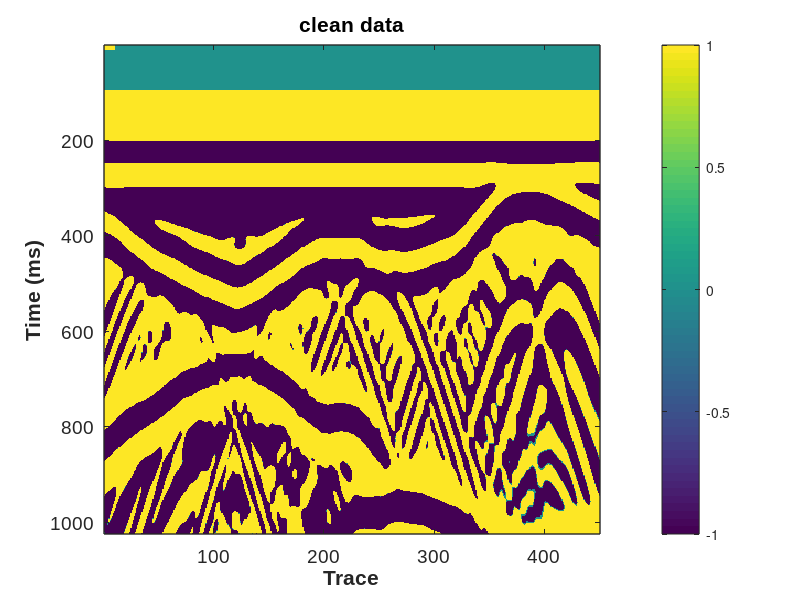
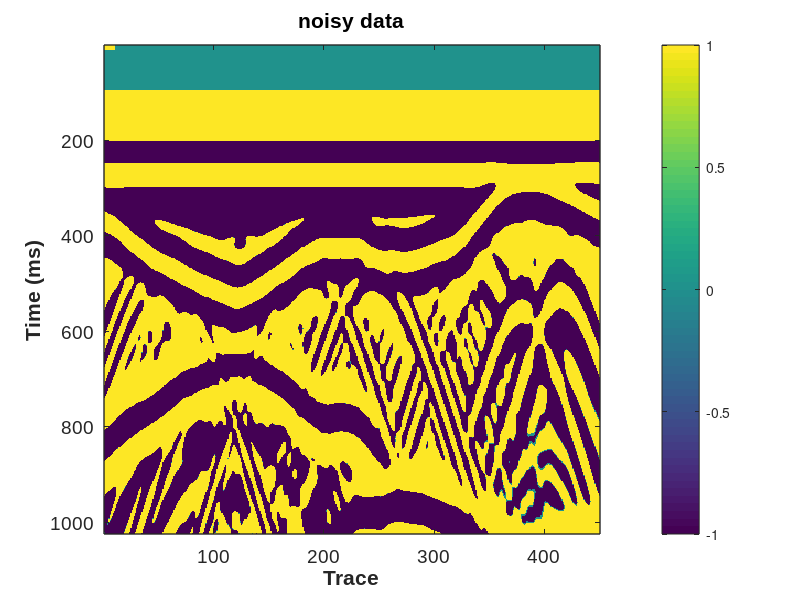

Source code (MATLAB) for these figures, in order: (Note: this script raises an error after producing the figures.)
%% Demo for structure-oriented filtering algorithm of 2D data
%
%  The input free parameters of the slope estimation and structural
%  filtering are listed as follows: 
%-------------------------------------------------------------------------
%  1. slope estimation (str_dip2d.m)
%  din: input data for slope estimation
%  niter: number of non-linear iterations (default value 5-10)
%  liter: number of linear iterations (default value 10-20)
%  order: accuracy order of PWD filter (default value 1 or 2)
%  eps_dv: regualrization parameter in the non-linear iteration (default value 0.01)
%  eps_cg: regualrization parameter in the linear iteration (CG) (default value 1)
%  eps_cg: tolerance in the linear iteration (CG) (default value 0.000001)
%  rect:  size of the triangle smoothing operator (default value 5-10)
%  verb: verbosity flag that controls if printing the iteration number of CG (default value 1)
%-------------------------------------------------------------------------
%  2. structural filtering (str_pwsmooth_lop2d.m)
%  dn: noisy data
%  dip: slope field
%  ns: spray radius (smoothing length) (default value 1-4)
%  order: accuracy order of PWD filter (default value 1 or 2)
%  eps: regularization parameter (default value 0.01);
%
% Copyright (c) 2021 by the Society of Exploration Geophysicists.
% You must read and accept usage terms at:
%    https://software.seg.org/disclaimer.txt before use.

%% Generate synthetic data
clear;clc;close all;

% w=str_ricker(30,0.001,0.1);
% t=zeros(300,1000);
% sigma=300;A=100;B=200;
% for i=1:size(t,2)
% k=floor(-A*exp(-(i-size(t,2)/2).^2/sigma.^2)+B);
% if k>0&&k<=size(t,1)
%     t(k,i)=1;
% end
% end
% for i=1:size(t,2)
% data(:,i)=conv(t(:,i),w);
% end
% data=data(:,1:10:end);
% data=data./max(max(data));

% read legacy_originalTrace.dat into data and transpose
% data = load('legacy_originalTrace_SLMO.dat');
% data = load('legacy_originalTrace_DAT0003.dat');
% data = load('legacy_originalTrace_ladder.dat');
% data = load('legacy_originalTrace_SLMO_ROUGH.dat');
data = load('legacy_originalTrace_SLOL.dat');
data = data';

scnoi=(rand(size(data))*2-1)*0.2;
% dn=data+scnoi;
dn = data;


% plot figures
lim1=-1;lim2=1;
x1=100;y1=100;dx=400;dy=500;

figure;imagesc(data);ax = gca;

set(ax, 'CLim', [lim1 lim2]);
set(gcf,'position',[x1,y1,dx,dy]);
colorbar;xlabel('Trace','FontName','Arial','FontWeight','Bold','FontSize',14);
ylabel('Time (ms)','FontName','Arial','FontWeight','Bold','FontSize',14);
set(gca,'FontName','Arial','FontSize',14,'LineWidth',1);
title('clean data');

figure;imagesc(dn);ax = gca;

set(ax, 'CLim', [lim1 lim2]);
set(gcf,'position',[x1,y1,dx,dy]);
colorbar;xlabel('Trace','FontName','Arial','FontWeight','Bold','FontSize',14);
ylabel('Time (ms)','FontName','Arial','FontWeight','Bold','FontSize',14);
set(gca,'FontName','Arial','FontSize',14,'LineWidth',1);
title('noisy data');

%% Slope estimation
dtemp=dn*0;%dtemp is the preprocessed data
for i=1:size(dn,1)
    dtemp(i,:)=smooth(dn(i,:),5);
end

% default parameter values are suitable for most cases
[dip]=str_dip2d(dtemp);

%plot figures
lim1=-1.2;lim2=2.7;
x1=100;y1=100;dx=400;dy=500;
figure;imagesc(dip);colormap(jet);ax = gca;
set(ax, 'CLim', [lim1 lim2]);
set(gcf,'position',[x1,y1,dx,dy]);
colorbar;xlabel('Trace','FontName','Arial','FontWeight','Bold','FontSize',14);
ylabel('Time (ms)','FontName','Arial','FontWeight','Bold','FontSize',14);
set(gca,'FontName','Arial','FontSize',14,'LineWidth',1);
title('slope field');


%% Structural smoothing
r=2;
eps=0.01;
order=2;
% dn is the input noisy data, d1 is the output smoothed data
d1=str_pwsmooth_lop2d(dn,dip,r,order,eps);



%plot figures
lim1=-1;lim2=1;
x1=100;y1=100;dx=400;dy=500;

figure;imagesc(d1);ax = gca;

set(ax, 'CLim', [lim1 lim2]);
set(gcf,'position',[x1,y1,dx,dy]);
colorbar;xlabel('Trace','FontName','Arial','FontWeight','Bold','FontSize',14);
ylabel('Time (ms)','FontName','Arial','FontWeight','Bold','FontSize',14);
set(gca,'FontName','Arial','FontSize',14,'LineWidth',1);
title('denoising result (proposed)');

figure;imagesc(dn-d1);ax = gca;

set(ax, 'CLim', [lim1 lim2]);
set(gcf,'position',[x1,y1,dx,dy]);
colorbar;xlabel('Trace','FontName','Arial','FontWeight','Bold','FontSize',14);
ylabel('Time (ms)','FontName','Arial','FontWeight','Bold','FontSize',14);
set(gca,'FontName','Arial','FontSize',14,'LineWidth',1);
title('removed noise (proposed)');

figure;imagesc(dtemp);ax = gca;

set(ax, 'CLim', [lim1 lim2]);
set(gcf,'position',[x1,y1,dx,dy]);
colorbar;xlabel('Trace','FontName','Arial','FontWeight','Bold','FontSize',14);
ylabel('Time (ms)','FontName','Arial','FontWeight','Bold','FontSize',14);
set(gca,'FontName','Arial','FontSize',14,'LineWidth',1);
title('denoising result (conventional)');

figure;imagesc(dn-dtemp);ax = gca;

set(ax, 'CLim', [lim1 lim2]);
set(gcf,'position',[x1,y1,dx,dy]);
colorbar;xlabel('Trace','FontName','Arial','FontWeight','Bold','FontSize',14);
ylabel('Time (ms)','FontName','Arial','FontWeight','Bold','FontSize',14);
set(gca,'FontName','Arial','FontSize',14,'LineWidth',1);
title('removed noise (conventional)');

snrn=str_snr(data,dn);
snr1=str_snr(data,d1);
snrc=str_snr(data,dtemp);


% write dip to excel file
xlswrite('dip.xlsx',dip);

